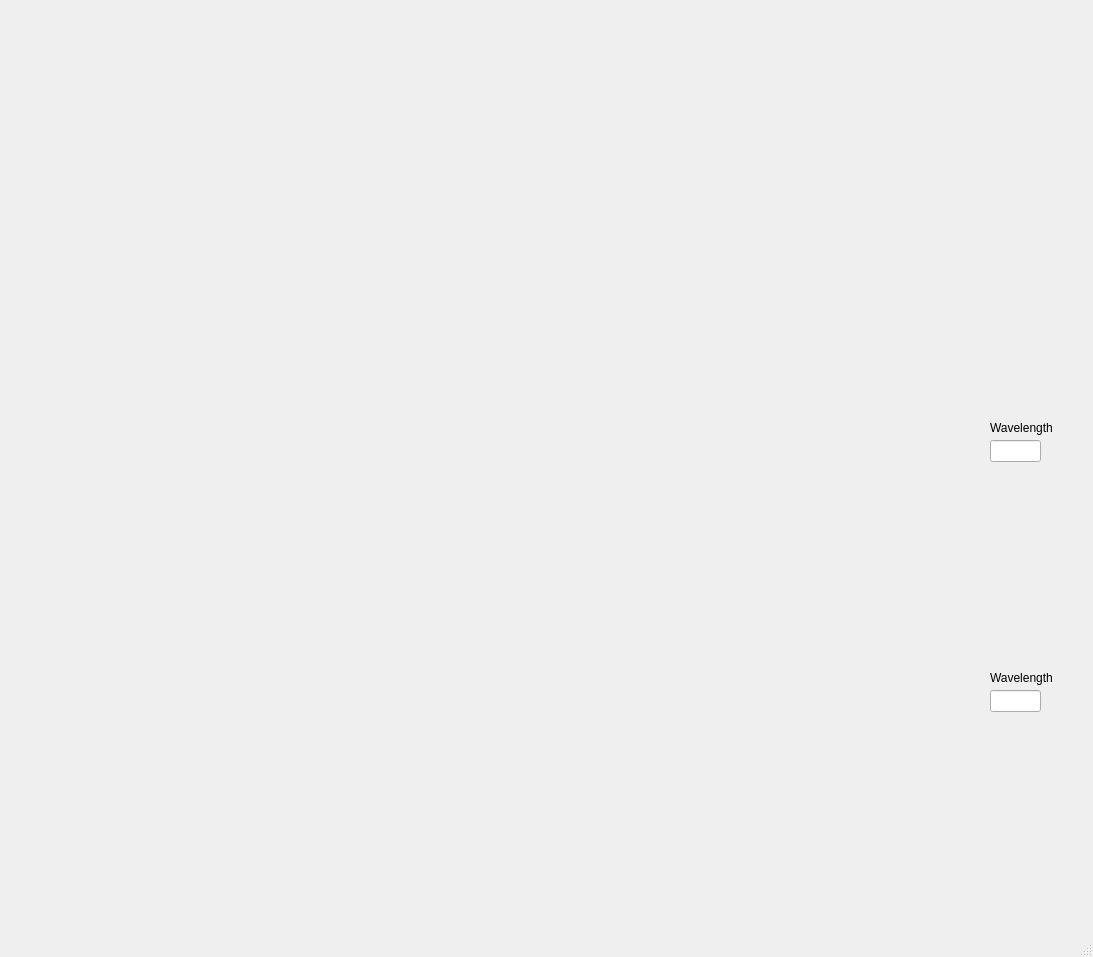
<?xml version="1.0" encoding="UTF-8"?>
<ui version="4.0">
 <class>SpectrumControl</class>
 <widget class="QMainWindow" name="SpectrumControl">
  <property name="geometry">
   <rect>
    <x>0</x>
    <y>0</y>
    <width>1093</width>
    <height>957</height>
   </rect>
  </property>
  <property name="windowTitle">
   <string>MainWindow</string>
  </property>
  <widget class="QWidget" name="centralwidget">
   <widget class="PlotWidget" name="spectrum" native="true">
    <property name="geometry">
     <rect>
      <x>10</x>
      <y>10</y>
      <width>971</width>
      <height>401</height>
     </rect>
    </property>
   </widget>
   <widget class="PlotWidget" name="color1" native="true">
    <property name="geometry">
     <rect>
      <x>10</x>
      <y>420</y>
      <width>971</width>
      <height>241</height>
     </rect>
    </property>
    <widget class="PlotWidget" name="color1_2" native="true">
     <property name="geometry">
      <rect>
       <x>0</x>
       <y>0</y>
       <width>971</width>
       <height>241</height>
      </rect>
     </property>
    </widget>
   </widget>
   <widget class="PlotWidget" name="color2" native="true">
    <property name="geometry">
     <rect>
      <x>10</x>
      <y>670</y>
      <width>971</width>
      <height>241</height>
     </rect>
    </property>
   </widget>
   <widget class="QLineEdit" name="wavelength1_input">
    <property name="geometry">
     <rect>
      <x>990</x>
      <y>440</y>
      <width>51</width>
      <height>22</height>
     </rect>
    </property>
   </widget>
   <widget class="QLabel" name="label">
    <property name="geometry">
     <rect>
      <x>990</x>
      <y>420</y>
      <width>71</width>
      <height>16</height>
     </rect>
    </property>
    <property name="text">
     <string>Wavelength</string>
    </property>
   </widget>
   <widget class="QLabel" name="label_2">
    <property name="geometry">
     <rect>
      <x>990</x>
      <y>670</y>
      <width>71</width>
      <height>16</height>
     </rect>
    </property>
    <property name="text">
     <string>Wavelength</string>
    </property>
   </widget>
   <widget class="QLineEdit" name="wavelength2_input">
    <property name="geometry">
     <rect>
      <x>990</x>
      <y>690</y>
      <width>51</width>
      <height>22</height>
     </rect>
    </property>
   </widget>
  </widget>
  <widget class="QStatusBar" name="statusbar"/>
 </widget>
 <customwidgets>
  <customwidget>
   <class>PlotWidget</class>
   <extends>QWidget</extends>
   <header>pyqtgraph</header>
   <container>1</container>
  </customwidget>
 </customwidgets>
 <resources/>
 <connections/>
</ui>
